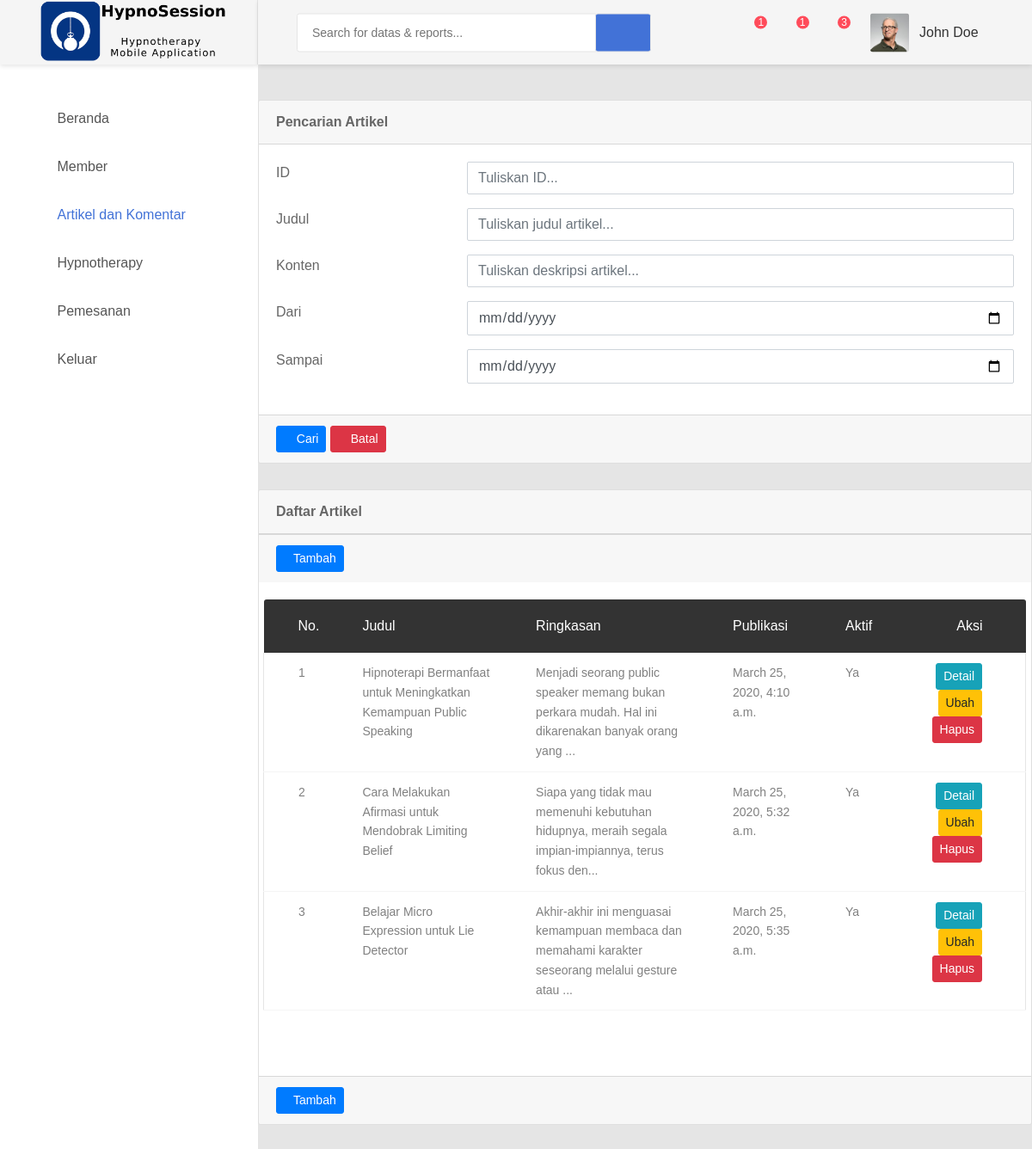
Page /artikel/ on the committed database.
### artikel/models.py (models this page shows, shortened)
class Artikel(models.Model):
    ikon_src = models.TextField(null=True)
    judul = models.CharField(max_length=100)
    penulis = models.CharField(max_length=100, null=True)
    konten = models.TextField(null=True)
    aktif = models.BooleanField(default=True)
    publikasi = models.DateTimeField(auto_now_add=True)
    update = models.DateTimeField(auto_now=True)
    class Meta:
        db_table = 'artikel'

### artikel/views.py (the view)
# urls.py: path('', views.index, name='index'),
def index(request):
    artikel = Artikel.objects.all()
    context = {
        'view': 'artikel',
        'title': 'Artikel dan Komentar',
        'artikel': artikel,
    }
    return render(request, 'artikel/index.html', context)

### artikel/templates/artikel/index.html (shortened to what this page needs)
{% extends "base.html" %}
{% block content %}
<div class="card">
    <div class="card-header">
        <strong>Pencarian Artikel</strong>
    </div>
    <div class="card-body card-block">
        <form action="" method="post" class="form-horizontal">
            <div class="row form-group">
                <div class="col col-md-3">
                    <label for="hf-id" class=" form-control-label">ID</label>
                </div>
                <div class="col-12 col-md-9">
                    <input type="text" id="hf-id" name="hf-id" placeholder="Tuliskan ID..." class="form-control">
                </div>
            </div>
            <div class="row form-group">
                <div class="col col-md-3">
                    <label for="hf-judul" class=" form-control-label">Judul</label>
                </div>
                <div class="col-12 col-md-9">
                    <input type="text" id="hf-judul" name="hf-judul" placeholder="Tuliskan judul artikel..."
                        class="form-control">
                </div>
            </div>
            <div class="row form-group">
                <div class="col col-md-3">
                    <label for="hf-konten" class=" form-control-label">Konten</label>
                </div>
                <div class="col-12 col-md-9">
                    <input type="text" id="hf-konten" name="hf-konten" placeholder="Tuliskan deskripsi artikel..."
                        class="form-control">
                </div>
            </div>
            <div class="row form-group">
                <div class="col col-md-3">
                    <label for="hf-tanggal-mulai" class=" form-control-label">Dari</label>
                </div>
                <div class="col-12 col-md-9">
                    <input type="date" id="hf-tanggal-mulai" name="hf-tanggal-mulai"
                        placeholder="Pilih tanggal yang mulai yang sesuai..." class="form-control">
                </div>
            </div>
            <div class="row form-group">
                <div class="col col-md-3">
                    <label for="hf-tanggal-akhir" class=" form-control-label">Sampai</label>
                </div>
                <div class="col-12 col-md-9">
                    <input type="date" id="hf-tanggal-akhir" name="hf-tanggal-akhir"
                        placeholder="Pilih tanggal yang akhir yang sesuai..." class="form-control">
                </div>
            </div>
        </form>
    </div>
    <div class="card-footer">
        <button type="submit" class="btn btn-primary btn-sm">
            <i class="fa fa-search"></i> Cari
        </button>
        <button type="reset" class="btn btn-danger btn-sm">
            <i class="fa fa-ban"></i> Batal
        </button>
    </div>
</div>
<div class="card">
    <div class="card-header">
        <strong>Daftar Artikel</strong>
    </div>
    <div class="card-footer">
        <a class="btn btn-primary btn-sm" href="/artikel/add" role="button">
            <i class="zmdi zmdi-plus"></i>Tambah
        </a>
    </div>
    <div class="card-body card-block">
        <div class="row form-group">
            <div class="table-responsive m-b-40">
                <table class="table table-borderless table-data3">
                    <thead>
                        <tr>
                            <th>No.</th>
                            <th>Judul</th>
                            <th>Ringkasan</th>
                            <th>Publikasi</th>
                            <th>Aktif</th>
                            <th colspan="3">Aksi</th>
                        </tr>
                    </thead>
                    <tbody>
                        {% for ar in artikel %}
                        <tr>
                            <td>{{ forloop.counter }}</td>
                            <td>{{ ar.judul }}</td>
                            <td>
                                {% autoescape off %}
                                {{ ar.konten|slice:"100" }}...
                                {% endautoescape %}
                            </td>
                            <td>{{ ar.publikasi }} </td>
                            <td>
                                {% if ar.aktif %}
                                Ya
                                {% else %}
                                Tidak
                                {% endif%}
                            </td>
                            <td>
                                <a class="btn btn-info btn-sm" href="/artikel/detail/{{ ar.id }}"
                                    role="button">Detail</a>
                                <a class="btn btn-warning btn-sm" href="/artikel/edit/{{ ar.id }}"
                                    role="button">Ubah</a>
                                <button type="button" class="btn btn-danger btn-sm" id="btn-delete-{{ar.id}}"
                                    data-toggle="modal" data-target="#deletemodal">
                                    Hapus
                                </button>
                            </td>
                        </tr>
                        {% endfor %}
                    </tbody>
                </table>
            </div>
        </div>
    </div>
    <div class="card-footer">
        <a class="btn btn-primary btn-sm" href="/artikel/add" role="button">
            <i class="zmdi zmdi-plus"></i>Tambah
        </a>
    </div>
</div>
{% endblock %}

### rows in the picture
Artikel: judul "Hipnoterapi Bermanfaat untuk Meningkatkan Kemampuan Public Speaking", konten "Menjadi seorang public speaker memang bukan perkara mudah. Hal ini dikarenakan banyak orang yang", publikasi "March 25, 2020, 4:10 a.m.", aktif "Ya"
Artikel: judul "Cara Melakukan Afirmasi untuk Mendobrak Limiting Belief", konten "Siapa yang tidak mau memenuhi kebutuhan hidupnya, meraih segala impian-impiannya, terus fokus den", publikasi "March 25, 2020, 5:32 a.m.", aktif "Ya"
Artikel: judul "Belajar Micro Expression untuk Lie Detector", konten "Akhir-akhir ini menguasai kemampuan membaca dan memahami karakter seseorang melalui gesture atau", publikasi "March 25, 2020, 5:35 a.m.", aktif "Ya"
